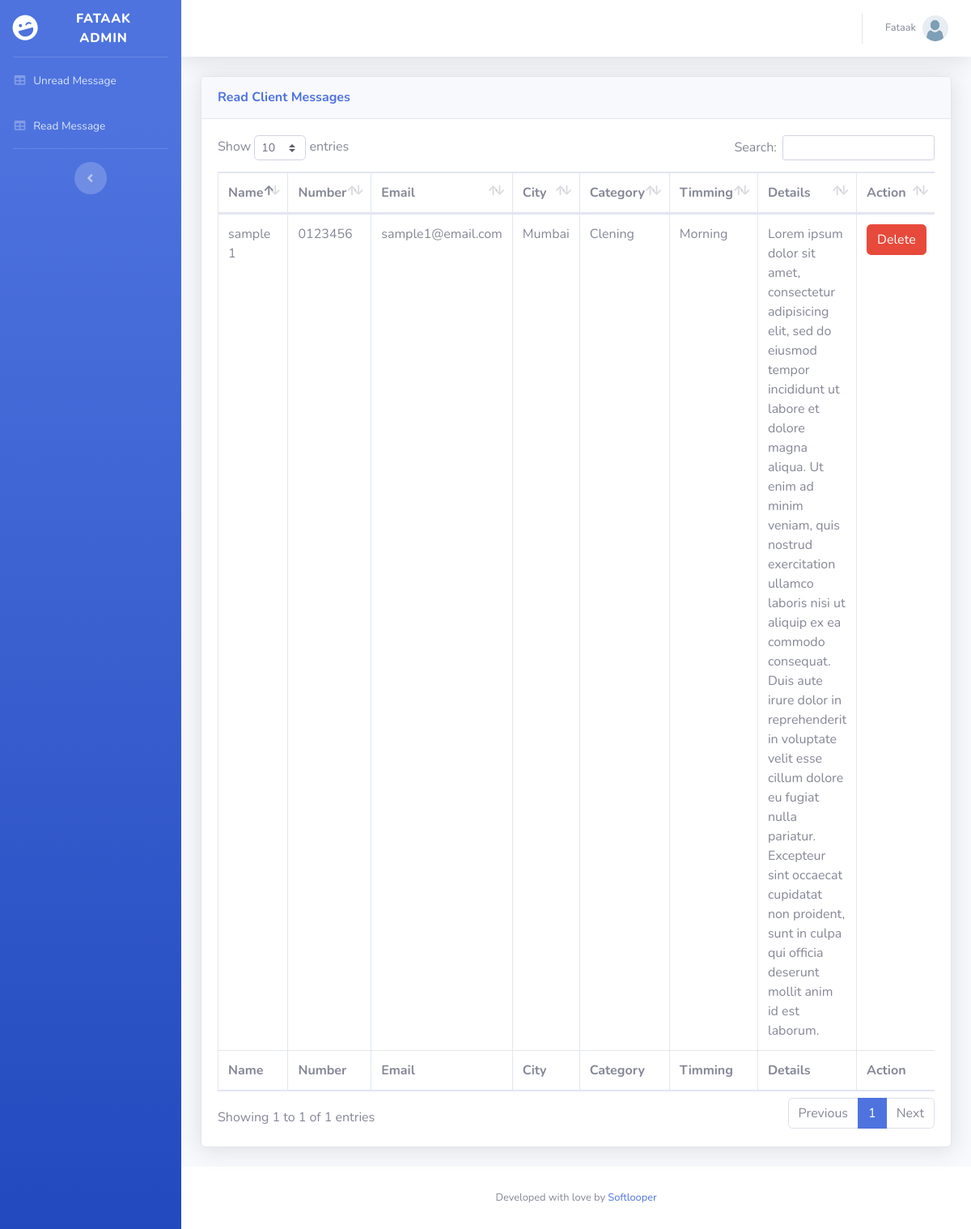
The app's page /admin/read_message.php (signed in) with its own data.
### tables this page shows
CREATE TABLE `leads` (
  `id` int(11) NOT NULL,
  `name` varchar(255) NOT NULL,
  `number` varchar(255) NOT NULL,
  `email` varchar(255) NOT NULL,
  `city` varchar(255) NOT NULL,
  `category` varchar(255) NOT NULL,
  `timming` varchar(255) NOT NULL,
  `details` longtext NOT NULL,
  `status` varchar(30) NOT NULL
);

### admin/read_message.php (the view, shortened to what this page needs)
<!DOCTYPE html>
<html lang="en">
<?php
  require "inc/head.php";
?>
<body id="page-top">
  <div id="wrapper">
    <?php require "inc/sidebar.php" ?>
    <div id="content-wrapper" class="d-flex flex-column">
      <div id="content">
        <?php require "inc/topbar.php" ?>
        <div class="container-fluid">
          <div class="card shadow mb-4">
            <div class="card-header py-3">
              <h6 class="m-0 font-weight-bold text-primary">Read Client Messages</h6>
            </div>
            <div class="card-body">
              <div class="table-responsive">
                <table class="table table-bordered" id="dataTable" width="100%" cellspacing="0">
                  <thead>
                    <tr>
                      <th>Name</th>
                      <th>Number</th>
                      <th>Email</th>
                      <th>City</th>
                      <th>Category</th>
                      <th>Timming</th>
                      <th>Details</th>
                      <th>Action</th>
                    </tr>
                  </thead>
                  <tfoot>
                    <tr>
                      <th>Name</th>
                      <th>Number</th>
                      <th>Email</th>
                      <th>City</th>
                      <th>Category</th>
                      <th>Timming</th>
                      <th>Details</th>
                      <th>Action</th>
                    </tr>
                  </tfoot>
                  <tbody>
    <?php
      $sql = "SELECT * FROM leads WHERE status = 'read' ";
      $run_sql = mysqli_query($conn, $sql);
      while ($row = mysqli_fetch_assoc($run_sql)) {
    ?>
                    <tr>
                      <td><?= $row['name'] ?></td>
                      <td><?= $row['number'] ?></td>
                      <td><?= $row['email'] ?></td>
                      <td><?= $row['city'] ?></td>
                      <td><?= $row['category'] ?></td>
                      <td><?= $row['timming'] ?></td>
                      <td><?= $row['details'] ?></td>
                      <td>
                        <a class="btn btn-danger" href="delete.php?id=<?= $row['id'] ?>">Delete</a>
                      </td>
                    </tr>
    <?php } ?>
                  </tbody>
                </table>
              </div>
            </div>
          </div>
        </div>
      </div>
     <footer class="sticky-footer bg-white">
        <div class="container my-auto">
          <div class="copyright text-center my-auto">
            <span>Developed with love by <a target="_blank" href="https://www.softlooper.com/">Softlooper</a></span>
          </div>
        </div>
      </footer>
    </div>
  </div>
</body>
</html>

### admin/inc/head.php (shortened to what this page needs)
<head>
  <link href="vendor/fontawesome-free/css/all.min.css" rel="stylesheet" type="text/css">
  <link href="css/sb-admin-2.min.css" rel="stylesheet">
  <link href="vendor/datatables/dataTables.bootstrap4.min.css" rel="stylesheet">
</head>

### admin/inc/sidebar.php
<ul class="navbar-nav bg-gradient-primary sidebar sidebar-dark accordion" id="accordionSidebar">
  <a class="sidebar-brand d-flex align-items-center justify-content-center" href="index.php">
    <div class="sidebar-brand-icon rotate-n-15">
      <i class="fas fa-laugh-wink"></i>
    </div>
    <div class="sidebar-brand-text mx-3">Fataak Admin</div>
  </a>
  <hr class="sidebar-divider my-0">
  <li class="nav-item">
    <a class="nav-link" href="unread_message.php">
      <i class="fas fa-fw fa-table"></i>
      <span>Unread Message</span></a>
  </li>
  <li class="nav-item">
    <a class="nav-link" href="read_message.php">
      <i class="fas fa-fw fa-table"></i>
      <span>Read Message</span></a>
  </li>
  <hr class="sidebar-divider d-none d-md-block">
  <div class="text-center d-none d-md-inline">
    <button class="rounded-circle border-0" id="sidebarToggle"></button>
  </div>
</ul>

### admin/inc/topbar.php (shortened to what this page needs)
<nav class="navbar navbar-expand navbar-light bg-white topbar mb-4 static-top shadow">
  <ul class="navbar-nav ml-auto">
    <li class="nav-item dropdown no-arrow">
      <a class="nav-link dropdown-toggle" href="#" id="userDropdown" role="button" data-toggle="dropdown" aria-haspopup="true" aria-expanded="false">
        <span class="mr-2 d-none d-lg-inline text-gray-600 small">Fataak</span>
        <img class="img-profile rounded-circle" src="img/avater.jpg">
      </a>
    </li>
  </ul>
</nav>

### records on screen
leads: name "sample 1", number "0123456", email "sample1@email.com", city "Mumbai", category "Clening", timming "Morning", details "Lorem ipsum dolor sit amet, consectetur adipisicing elit, sed do eiusmod tempor incididunt ut labore et dolore magna aliqua. Ut enim ad minim veniam, quis nostrud exercitation ullamco laboris nisi ut aliquip ex ea commodo consequat. Duis aute irure dolor in reprehenderit in voluptate velit esse cillum dolore eu fugiat nulla pariatur. Excepteur sint occaecat cupidatat non proident, sunt in culpa qui officia deserunt mollit anim id est laborum."
